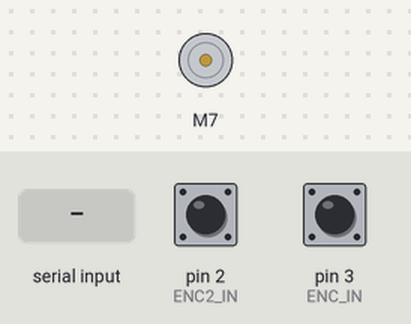
Bench run of a sketch on a simulated Arduino Uno, built with avr-gcc and run on an emulated ATmega328P. Parts: DC motor (green arrow = forward, orange = backward, longer = faster). The test bench sets the inputs (shaded band); at power-on: pin 2 (ENC2_IN) HIGH, pin 3 (ENC_IN) HIGH. What the sketch prints to the serial monitor is not drawn.

Above: at 1.2 s.
1.3 s: "r,45\n" received over Serial
2.8 s: "p,45\n" received over Serial
At 4.0 s:
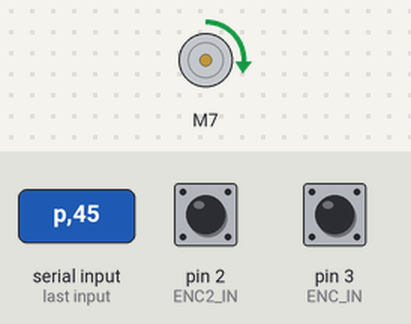
Timing chart, 0 to 5.8 s (numbered marks = the images above; inputs shaded):
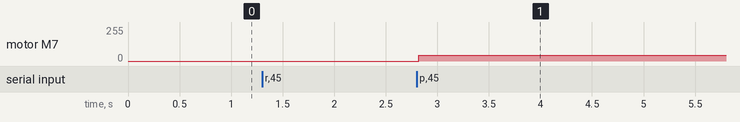

The sketch:

PMDC_OL_Control_DAQ.ino
```cpp
// ------------------------------------------------------------------------------------------------------------
// PMDC Motor Control: OL Control Code
// Python code required: PMDC_OL_DAQ.py
// ------------------------------------------------------------------------------------------------------------
// NOTE TO STUDENTS: Here is a list of things you will have to adjust
// 1) Your Motor Pin definitions (see Define Motor Pins Section).
// Make sure these align with the pin numbers you used when wiring to the digital Arduino pins
// 2) Make sure your Python code BAUD rate is set to same value (19200 for this code)
// ------------------------------------------------------------------------------------------------------------
// This code can be used for Open-Loop gain determination and OL performance experiments
// ------------------------------------------------------------------------------------------------------------
// ------------------------------------------------------------------------------------------------------------
// Include Libraries
// ------------------------------------------------------------------------------------------------------------
#include <Wire.h>
#include <SparkFun_TB6612.h>

// ------------------------------------------------------------------------------------------------------------
// Define Motor Pins
// ------------------------------------------------------------------------------------------------------------
// Motor Pins
#define AIN1 7
#define AIN2 6
#define PWMA 5 // Has tilde on digital output pin
#define STBY 8

// ------------------------------------------------------------------------------------------------------------
// Define Mode enum
// ------------------------------------------------------------------------------------------------------------
enum mode{
  PWM,
  OMEGA_OL,
};

// Motor Vars
const int offsetA = 1;
Motor motor1 = Motor(AIN1, AIN2, PWMA, offsetA, STBY); // This addresses all relevant pins to the motor output
int motorPwm = 0; // 100 is minimum to overcome stiction in my motor
float PWMout = 255;
float PWM_ratio = 0;
int MotorPwm = motorPwm;
float wm_ref = 0.0;
mode controlMode = PWM;
float ol_gain = 0.0;
float w_error = 0.0;

// ------------------------------------------------------------------------------------------------------------
// Encoder variable initialization
// ------------------------------------------------------------------------------------------------------------
// Enc_count_rev: Equals 6 or 3 for CHANGE or RISING/FALLING mode per interrupt; Equals 12 for 2 interrupts on CHANGE mode
#define ENC_COUNT_REV 12
#define ENC_IN 3
#define ENC2_IN 2
volatile long encoderVal1 = 0;
volatile long encoderVal2 = 0;
long interval = 1;
unsigned long previousMillis = 0;
unsigned long currentMillis = 0;
unsigned long dt = 1000;
float rps = 0; // Motor speed: Rotations per second
float output_rps = 0; // Output shaft speed: Rotations per second
float GR = 45; // Gear ratio

// ------------------------------------------------------------------------------------------------------------
// General Variables
// ------------------------------------------------------------------------------------------------------------
float Enval = 0;
float dtval = 0;
float Tval  = 0;

// Loop Timing vars
unsigned long timer = 0;    // used to check current time (microseconds)
long loopTime = 00000;      // microseconds
bool initLooptime = false;  // boolean to check if loop time has already been set

// ------------------------------------------------------------------------------------------------------------
// Setup
// ------------------------------------------------------------------------------------------------------------
void setup() {
  // initialize serial communications at 115200 bps:
  Wire.begin();
  Serial.begin(19200);

  // Set encoder as input with internal pullup
  pinMode(ENC_IN, INPUT);
  pinMode(ENC2_IN, INPUT);

  // Attach interrupt
  attachInterrupt(digitalPinToInterrupt(ENC_IN), updateEncoder, CHANGE);
  attachInterrupt(digitalPinToInterrupt(ENC2_IN), updateEncoder2, CHANGE);
}

// ------------------------------------------------------------------------------------------------------------
// Begin Loop
// ------------------------------------------------------------------------------------------------------------
void loop() {

  if (Serial.available() > 0) {       // if data is available
    String str = Serial.readStringUntil('\n');
    readFromPC(str);
  }
  if (initLooptime)
  {
  unsigned long currT = micros();  // set current time
  currentMillis = currT;
  dt = currentMillis - previousMillis; // finds dt in microseconds
  if (dt >= loopTime) {
    // Estimate motor and shaft speed based on number of encoder pulses
    previousMillis = currentMillis;
    Enval = (float) (encoderVal1 + encoderVal2);
    dtval = (float) dt;
    rps   = (float) Enval*1000000.0 / (ENC_COUNT_REV*dtval);
    output_rps = (rps / GR);

  // Step changes in PWM output based on time
  Tval  = (float) currT/1000000.0;

  // Outputs
  float wm = rps*2.0*3.14159;    // [rad/s]

  switch (controlMode)
  {
    case PWM:
      // PWM is already set, do nothing extra
      break;
    case OMEGA_OL:
      motorPwm = ol_gain * wm_ref;
      break;
    default:
      // do nothing
      break;
  }

  if (motorPwm > 255)
    motorPwm = 255;
  else if (motorPwm < -255)
    motorPwm = -255;

  // Send PWM to motor
  motor1.drive(motorPwm);

  // send data over
  sendToPC(&currT);    // Current Time [us]
  sendToPC(&wm_ref);   // Reference motor speed [rad/s]
  sendToPC(&wm);       // Motor Speed [rad/s]
  sendToPC(&motorPwm); // PWM sent to motor [int]

  // Reset encoder value before next loop
  encoderVal1 = 0;
  encoderVal2 = 0;

  }
  }
}

// ------------------------------------------------------------------------------------------------------------
// Update Encoder Function
// ------------------------------------------------------------------------------------------------------------
void updateEncoder()
{
  // Increment value for each pulse from encoder
  encoderVal1++;
}

void updateEncoder2()
{
  // Increment value for each pulse from encoder
  encoderVal2++;
}

void readFromPC(const String input)
{
  int commaIndex = input.indexOf(',');
  char command = input.charAt(commaIndex - 1);
  String data = input.substring(commaIndex + 1);
  int rate = 0;
  switch(command)
  {
    case 'r':
      // rate command
      rate = data.toInt();
      loopTime = 1000000/rate;         // set loop time in microseconds to 1/frequency sent
      initLooptime = true;             // no longer check for data
      timer = micros();
      break;
    case 'p':
    // PWM command
      motorPwm = data.toInt();
      controlMode = PWM;
      break;
    case 'o':
      // open loop omega
      wm_ref = data.toFloat();
      break;
    case 'f':
      // set open-loop (feedforward) gain
      ol_gain = data.toFloat();
      break;
    case 'k':
      wm_ref = data.toFloat();
      controlMode = OMEGA_OL;
      break;
    default:
    // Otherwise, do nothing
      break;

  }

}
// ------------------------------------------------------------------------------------------------------------
// Send Data to PC: Methods to send different types of data to PC
// ------------------------------------------------------------------------------------------------------------

void sendToPC(int* data)
{
  byte* byteData = (byte*)(data);
  Serial.write(byteData, 2);
}

void sendToPC(float* data)
{
  byte* byteData = (byte*)(data);
  Serial.write(byteData, 4);
}

void sendToPC(double* data)
{
  byte* byteData = (byte*)(data);
  Serial.write(byteData, 4);
}

void sendToPC(unsigned long* data)
{
  byte* byteData = (byte*)(data);
  Serial.write(byteData, 4);
}

void sendToPC(long* data)
{
  byte* byteData = (byte*)(data);
  Serial.write(byteData, 4);
}

void sendToPC(volatile long* data)
{
  byte* byteData = (byte*)(data);
  Serial.write(byteData, 4);
}

void sendToPC(char* data)
{
  byte* byteData = (byte*)(data);
  Serial.write(byteData, 1);
}
```

Measured:
- after the input at 2.8 s, motor M7: stopped → forward 45/255 at once
